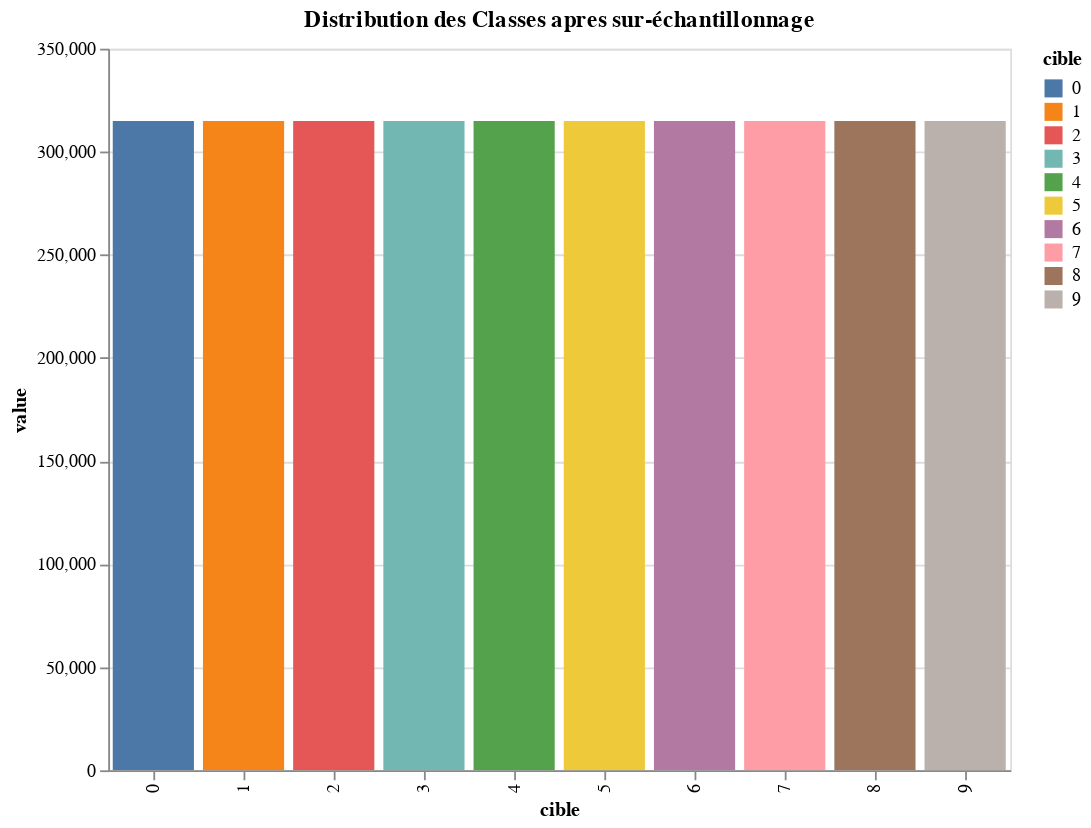

Source (notebook cell):
### Code cell
import altair as alt

chart=alt.Chart(count_Viz2).mark_bar().encode(
    x='cible:N',
    y='value:Q',
    color=alt.Color("cible:N"),
    tooltip=['cible:N', 'value:Q'] 
).properties(
    width=500,
    height=400,
    title="Distribution des Classes apres sur-échantillonnage"
).interactive()

chart.display()

### Figure 1 — Vega-Lite specification as saved in the notebook (floating-point values rounded to 4 significant figures)
{"config": {"view": {"continuousWidth": 300, "continuousHeight": 300}}, "data": {"name": "data-f859bff68ff76dc41101693bb9d02ad5"}, "mark": {"type": "bar"}, "encoding": {"color": {"field": "cible", "type": "nominal"}, "tooltip": [{"field": "cible", "type": "nominal"}, {"field": "value", "type": "quantitative"}], "x": {"field": "cible", "type": "nominal"}, "y": {"field": "value", "type": "quantitative"}}, "height": 400, "params": [{"name": "param_2", "select": {"type": "interval", "encodings": ["x", "y"]}, "bind": "scales"}], "title": "Distribution des Classes apres sur-échantillonnage", "width": 500, "$schema": "https://vega.github.io/schema/vega-lite/v5.17.0.json", "datasets": {"data-f859bff68ff76dc41101693bb9d02ad5": [{"cible": 4, "value": 314932}, {"cible": 0, "value": 314932}, {"cible": 5, "value": 314932}, {"cible": 8, "value": 314932}, {"cible": 6, "value": 314932}, {"cible": 7, "value": 314932}, {"cible": 2, "value": 314932}, {"cible": 1, "value": 314932}, {"cible": 3, "value": 314932}, {"cible": 9, "value": 314932}]}}
